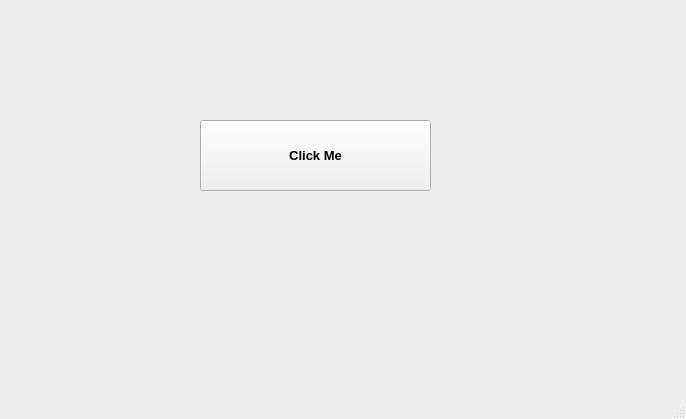
<?xml version="1.0" encoding="UTF-8"?>
<ui version="4.0">
 <class>MainWindow</class>
 <widget class="QMainWindow" name="MainWindow">
  <property name="geometry">
   <rect>
    <x>0</x>
    <y>0</y>
    <width>686</width>
    <height>419</height>
   </rect>
  </property>
  <property name="windowTitle">
   <string>MainWindow</string>
  </property>
  <widget class="QWidget" name="centralwidget">
   <widget class="QPushButton" name="btn1">
    <property name="geometry">
     <rect>
      <x>200</x>
      <y>120</y>
      <width>231</width>
      <height>71</height>
     </rect>
    </property>
    <property name="font">
     <font>
      <pointsize>10</pointsize>
      <weight>75</weight>
      <bold>true</bold>
     </font>
    </property>
    <property name="text">
     <string>Click Me</string>
    </property>
   </widget>
  </widget>
  <widget class="QMenuBar" name="menubar">
   <property name="geometry">
    <rect>
     <x>0</x>
     <y>0</y>
     <width>686</width>
     <height>26</height>
    </rect>
   </property>
  </widget>
  <widget class="QStatusBar" name="statusbar"/>
 </widget>
 <resources/>
 <connections/>
</ui>
